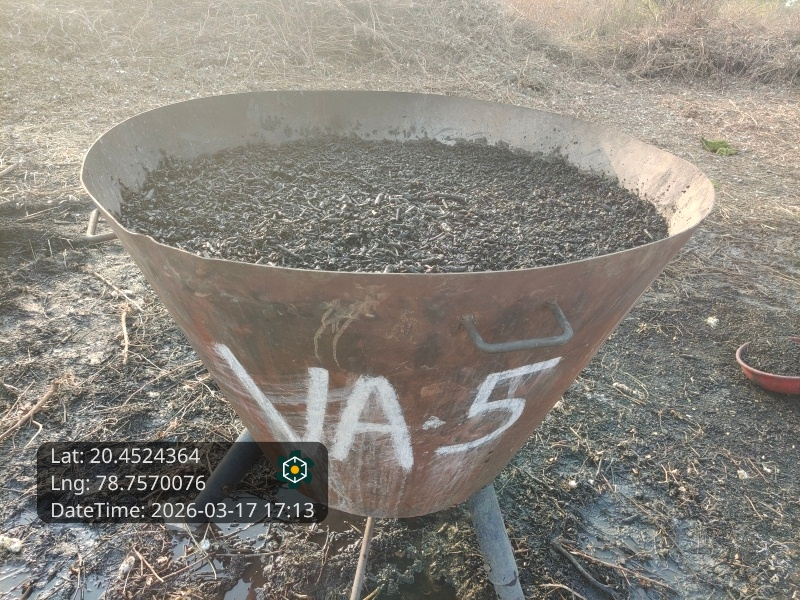
#> input picture sample_kiln_images/true_800L.jpg, 800 x 600 px
$ python -i segment.py   (imports and definitions only)
#> lines starting #> are read from the running program, lines starting #| are printed output that depends on the picture; after the words box and inside, x2 and y2 are one past the last pixel; in counts of white or black regions, pixels touching at a corner belong together
#> further down, picture is the input picture: shape (600, 800, 3); mean B, G, R 125.3, 133.3, 137.9
#!/usr/bin/env python
"""
Stage 1 segmentation methods + IoU utility.

  classical_fill_mask : no-training control baseline (Method 3 in the plan).
                        Finds the dark granular region (charcoal) by Otsu on the
                        object interior. Works from RGB only.
  YOLO masks          : produced by predict_yolo using a trained YOLO11-seg model
                        (Method 1). Training/export handled in train_yolo.py.
"""
import cv2, numpy as np


# [5 lines left out: function iou, not called in this run]


def _largest_cc(bw):
    n, lab, stats, _ = cv2.connectedComponentsWithStats(bw.astype(np.uint8))
    if n <= 1:
        return bw.astype(np.uint8) * 0
    big = 1 + int(np.argmax(stats[1:, cv2.CC_STAT_AREA]))
    return (lab == big).astype(np.uint8) * 255


def classical_fill_mask(rgb):
    """Segment the dark charcoal fill region. The scene is: bright background,
    mid-tone container, dark charcoal. We (1) split foreground object from the
    bright background, (2) within the object keep the DARK pixels (charcoal),
    (3) clean up and take the largest blob."""
    gray = cv2.cvtColor(rgb, cv2.COLOR_BGR2GRAY)
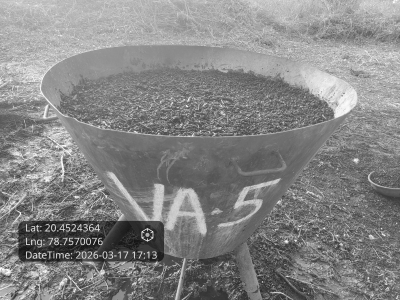
#> gray: shape (600, 800) (shown at 1/2 size); min 17, max 255, mean 133.8
    blur = cv2.GaussianBlur(gray, (5, 5), 0)
    # foreground = anything notably darker than the bright background
    bg = np.median(blur[[0, -1], :].ravel().tolist() + blur[:, [0, -1]].ravel().tolist())
#> bg = 150
    fg = (blur < bg - 25).astype(np.uint8)
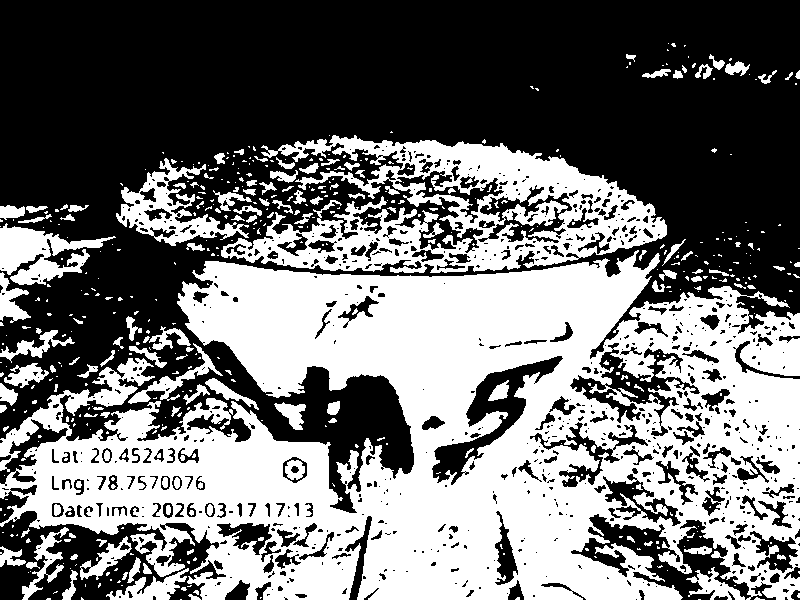
#> fg: shape (600, 800); values 0 (black) and 1 (white), 45.1% white; 507 white regions (365 under 20 px), largest, box (x1, y1, x2, y2) and area: (0, 250, 800, 600) 164429, (221, 135, 667, 273) 26310, (116, 158, 249, 246) 3700
    fg = cv2.morphologyEx(fg, cv2.MORPH_CLOSE, np.ones((7, 7), np.uint8))
#> fg: shape (600, 800); values 0 (black) and 1 (white), 57.1% white; 123 black regions, largest, box (x1, y1, x2, y2) and area: (0, 0, 800, 428) 166938, (204, 341, 414, 511) 10804, (434, 358, 558, 472) 3506
    fg = _largest_cc(fg)                                   # the container+content blob
#> in _largest_cc, `n, lab, stats, _ = cv2.connectedComponentsWithStats(bw.astype(np.uint8))`:
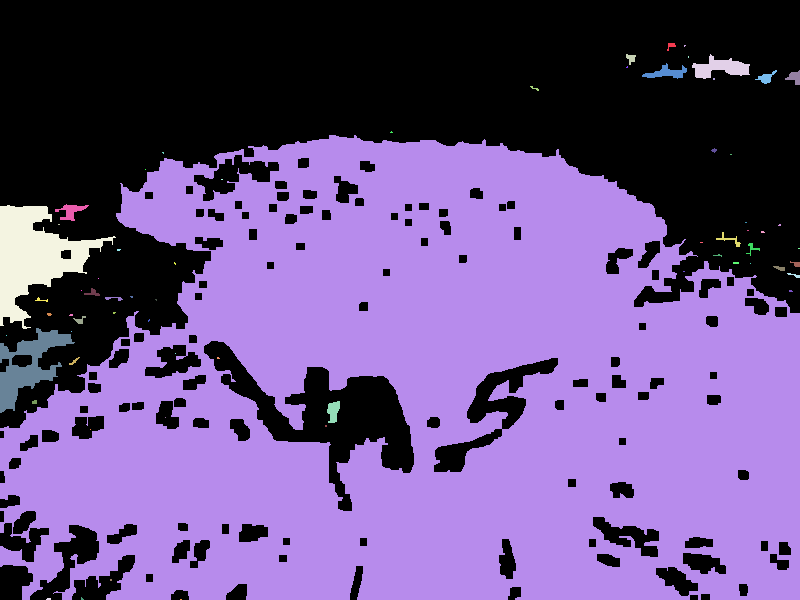
#> lab: shape (600, 800) int32; 67 distinct labels, from 0 to 66; one colour per label, 0 black
#> in _largest_cc, `n, lab, stats, _ = cv2.connectedComponentsWithStats(bw.astype(np.uint8))`: n = 67; stats = 67 rows, first 6: [0, 0, 800, 600, 206028], [667, 43, 9, 8, 36], [684, 45, 2, 2, 3], [626, 54, 10, 11, 63], [692, 54, 58, 25, 734], [688, 56, 1, 2, 2]
#> in _largest_cc, `big = 1 + int(np.argmax(stats[1:, cv2.CC_STAT_AREA]))`: big = 13
#> in _largest_cc, `return (lab == big).astype(np.uint8) * 255`:
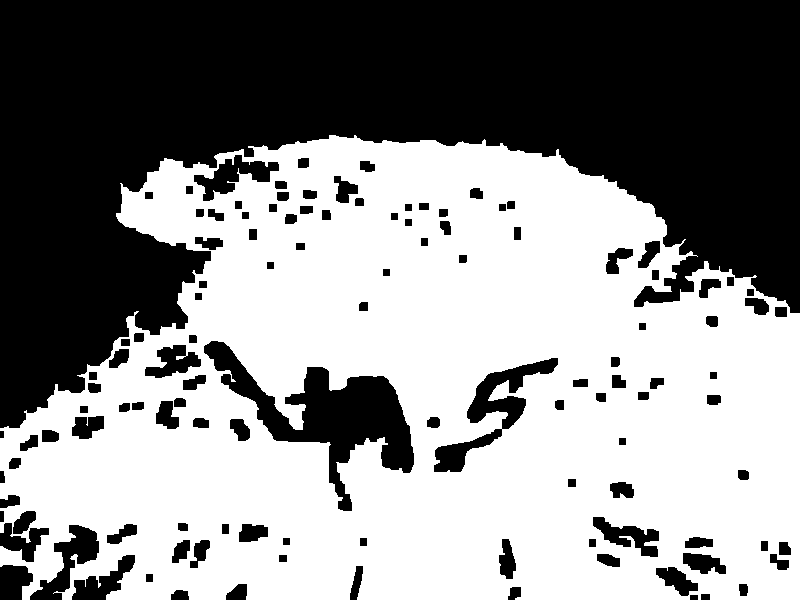
#> returned value: shape (600, 800); 54.8% white; 120 black regions, largest, box (x1, y1, x2, y2) and area: (0, 0, 800, 428) 178103, (204, 341, 414, 511) 11014, (434, 358, 558, 472) 3506
    if fg.max() == 0:
        return np.zeros_like(gray)
    # within the object, charcoal is the darker sub-population -> Otsu on fg pixels
    vals = blur[fg > 0]
    if len(vals) < 50:
        return np.zeros_like(gray)
    thr, _ = cv2.threshold(vals, 0, 255, cv2.THRESH_BINARY + cv2.THRESH_OTSU)
#> thr = 96
    dark = ((blur <= thr) & (fg > 0)).astype(np.uint8) * 255
#> dark: shape (600, 800); 13.7% white; 853 white regions (640 under 20 px), largest, box (x1, y1, x2, y2) and area: (24, 435, 366, 600) 22971, (359, 484, 501, 600) 8648, (497, 471, 634, 600) 8103
    dark = cv2.morphologyEx(dark, cv2.MORPH_OPEN, np.ones((3, 3), np.uint8))
#> dark: shape (600, 800); 12.2% white; 342 white regions (168 under 20 px), largest, box (x1, y1, x2, y2) and area: (25, 435, 365, 542) 19997, (359, 484, 501, 600) 8310, (498, 473, 633, 600) 7954
    dark = cv2.morphologyEx(dark, cv2.MORPH_CLOSE, np.ones((5, 5), np.uint8))
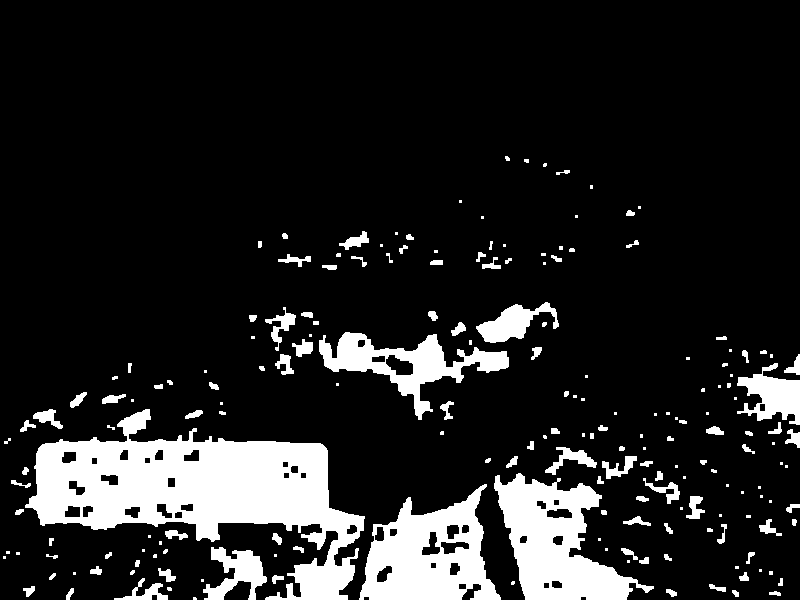
#> dark: shape (600, 800); 13.9% white; 194 white regions (79 under 20 px), largest, box (x1, y1, x2, y2) and area: (25, 409, 365, 600) 27305, (494, 473, 654, 600) 9880, (359, 484, 501, 600) 9320
    return _largest_cc(dark)
#> in _largest_cc (call 2), `n, lab, stats, _ = cv2.connectedComponentsWithStats(bw.astype(np.uint8))`:
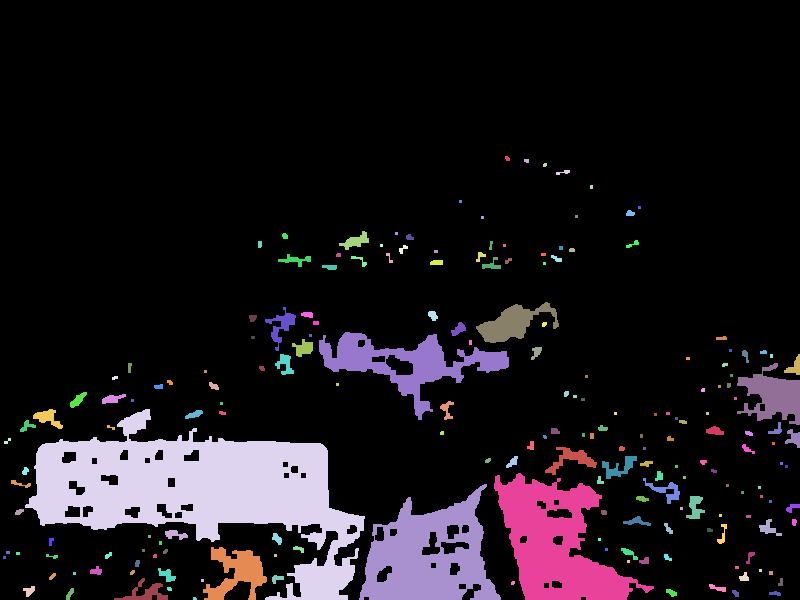
#> lab: shape (600, 800) int32; 195 distinct labels, from 0 to 194; one colour per label, 0 black
#> in _largest_cc (call 2), `n, lab, stats, _ = cv2.connectedComponentsWithStats(bw.astype(np.uint8))`: n = 195; stats = 195 rows, first 6: [0, 0, 800, 600, 413453], [505, 156, 5, 5, 20], [524, 159, 5, 4, 18], [543, 163, 4, 4, 14], [556, 170, 14, 5, 37], [590, 185, 3, 4, 12]
#> in _largest_cc (call 2), `big = 1 + int(np.argmax(stats[1:, cv2.CC_STAT_AREA]))`: big = 83
#> in _largest_cc (call 2), `return (lab == big).astype(np.uint8) * 255`:
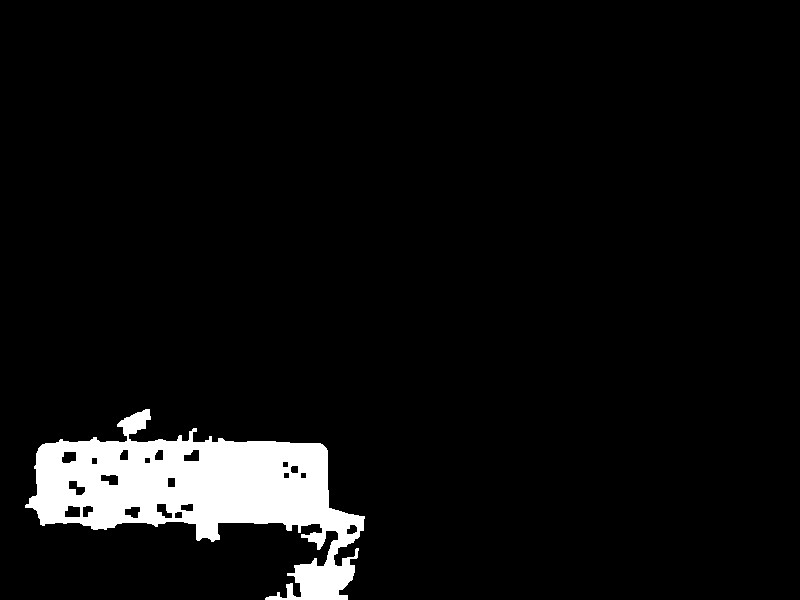
#> returned value: shape (600, 800); 5.7% white; 1 white region, box (x1, y1, x2, y2) and area: (25, 409, 365, 600) 27305


# [10 lines left out: function classical_container_mask, not called in this run]

>>> import cv2
>>> picture = cv2.imread('../../../sample_kiln_images/true_800L.jpg')
>>> result = classical_fill_mask(picture)

$ run again, on sample_kiln_images/true_810L.jpg
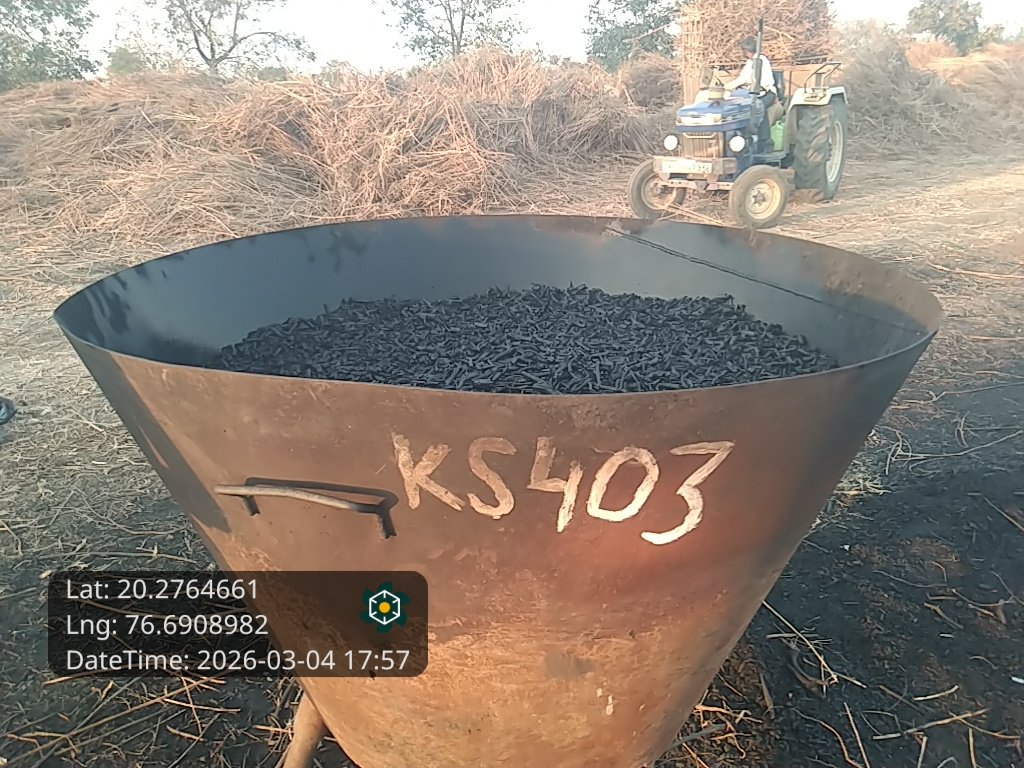
#> input picture sample_kiln_images/true_810L.jpg, 1024 x 768 px
#> picture is the input picture: shape (768, 1024, 3); mean B, G, R 117.7, 128.5, 140.1
#> bg = 152
#> in _largest_cc, `n, lab, stats, _ = cv2.connectedComponentsWithStats(bw.astype(np.uint8))`:
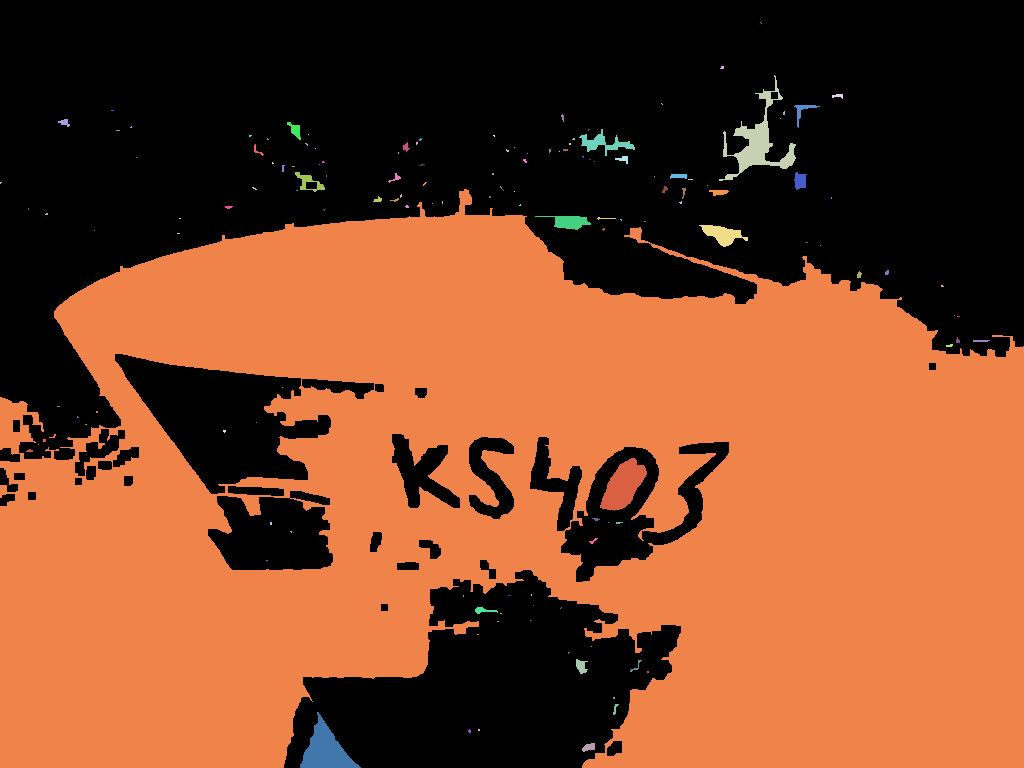
#> lab: shape (768, 1024) int32; 140 distinct labels, from 0 to 139; one colour per label, 0 black
#> n = 140; stats = 140 rows, first 6: [0, 0, 1024, 768, 371197], [760, 22, 2, 2, 2], [720, 66, 4, 3, 10], [719, 75, 77, 106, 1864], [832, 94, 11, 5, 34], [661, 103, 2, 2, 2]
#> big = 62
#> thr = 86
#> lab: shape (768, 1024) int32; 32 distinct labels, from 0 to 31
#> n = 32; stats = 32 rows, first 6: [0, 0, 1024, 768, 578882], [310, 257, 3, 4, 12], [136, 265, 8, 8, 47], [60, 281, 786, 113, 46487], [122, 283, 3, 3, 9], [600, 304, 9, 4, 27]
#> big = 7
#> in _largest_cc (call 2), `return (lab == big).astype(np.uint8) * 255`:
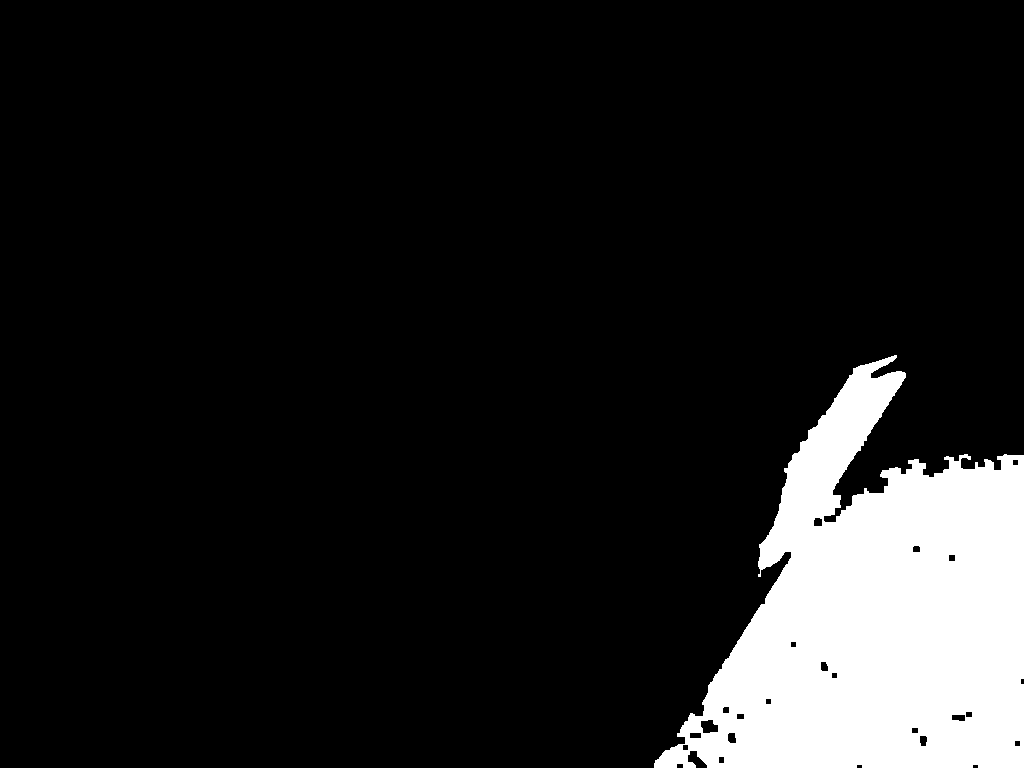
#> returned value: shape (768, 1024); 11.3% white; 1 white region, box (x1, y1, x2, y2) and area: (654, 355, 1024, 768) 89236

$ run again, on sample_kiln_images/true_830L.jpg
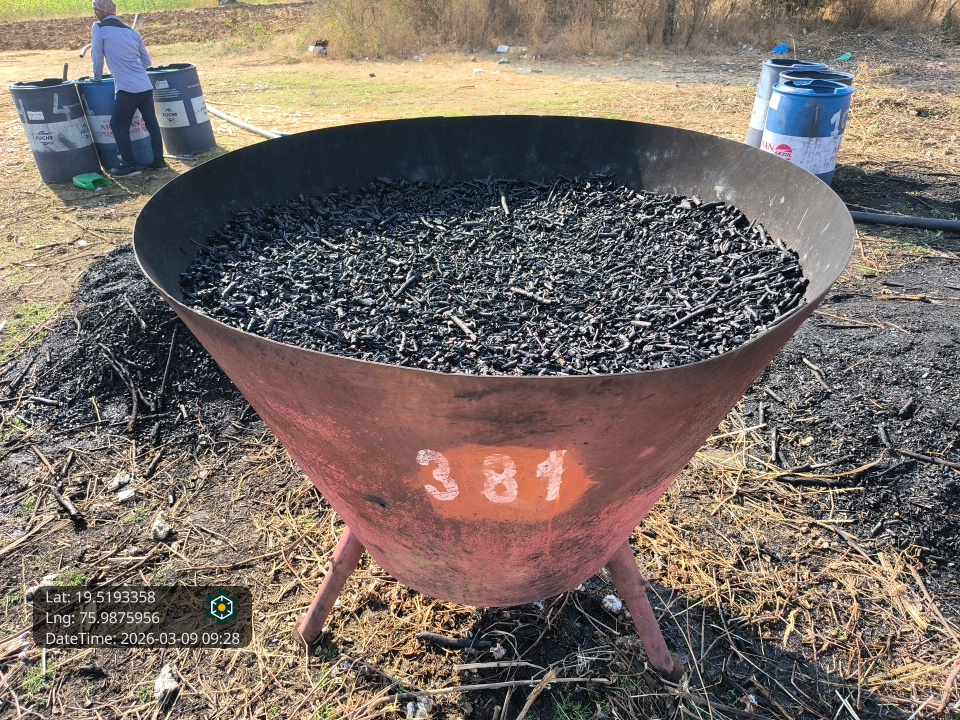
#> input picture sample_kiln_images/true_830L.jpg, 960 x 720 px
#> picture is the input picture: shape (720, 960, 3); mean B, G, R 103.3, 110.3, 121.7
#> bg = 134
#> in _largest_cc, `n, lab, stats, _ = cv2.connectedComponentsWithStats(bw.astype(np.uint8))`:
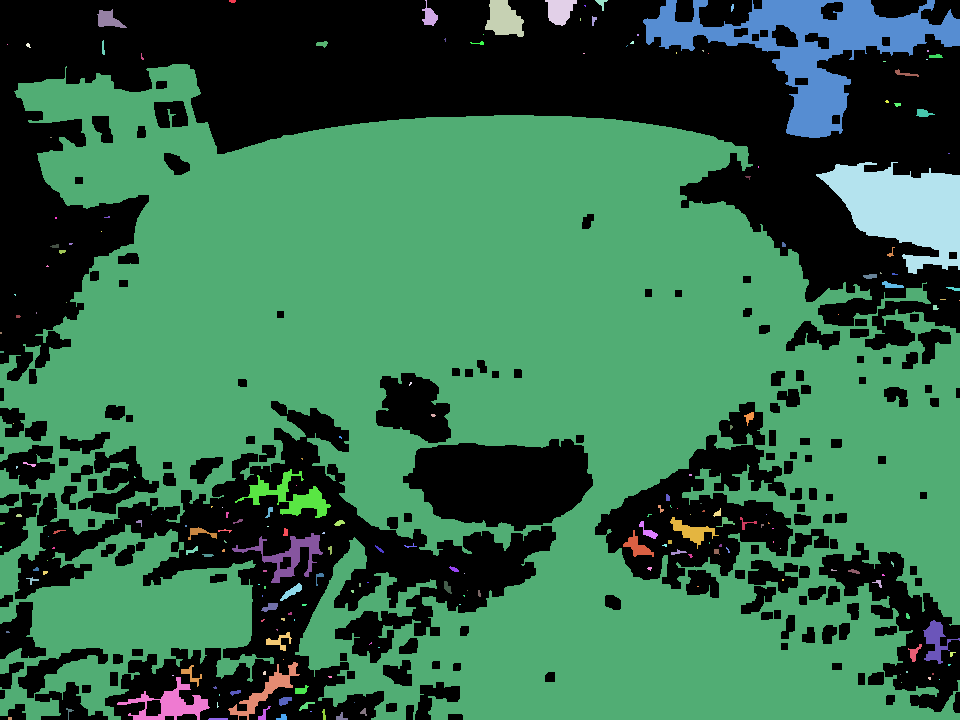
#> lab: shape (720, 960) int32; 208 distinct labels, from 0 to 207; one colour per label, 0 black
#> n = 208; stats = 208 rows, first 6: [0, 0, 960, 720, 266766], [229, 0, 7, 3, 18], [422, 0, 16, 26, 206], [485, 0, 39, 37, 995], [545, 0, 32, 26, 561], [595, 0, 13, 11, 55]
#> big = 31
#> thr = 80
#> lab: shape (720, 960) int32; 284 distinct labels, from 0 to 283
#> n = 284; stats = 284 rows, first 6: [0, 0, 960, 720, 494095], [171, 65, 14, 3, 42], [154, 73, 21, 15, 135], [37, 80, 129, 111, 7711], [179, 96, 4, 3, 12], [162, 98, 10, 3, 30]
#> big = 7
#> in _largest_cc (call 2), `return (lab == big).astype(np.uint8) * 255`:
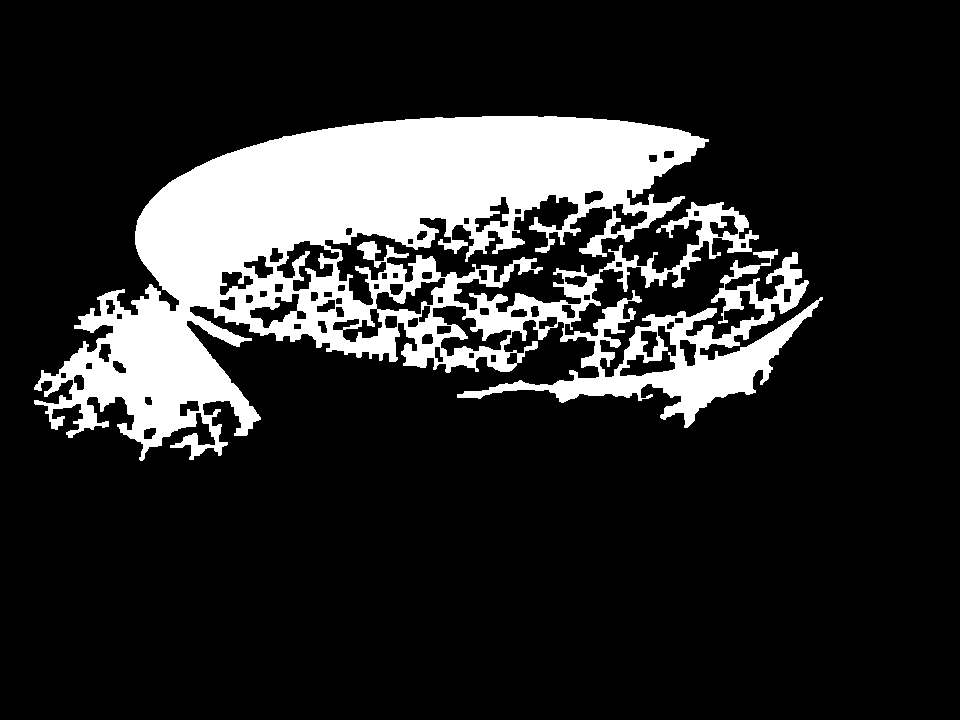
#> returned value: shape (720, 960); 16.7% white; 1 white region, box (x1, y1, x2, y2) and area: (34, 116, 823, 461) 115226
